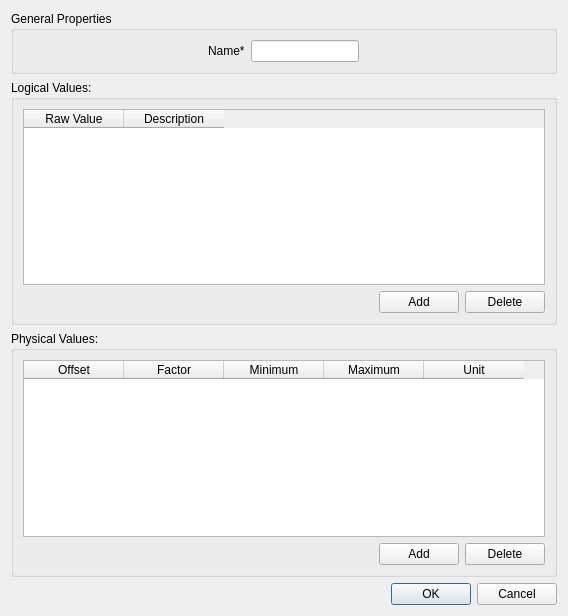
<?xml version="1.0" encoding="UTF-8"?>
<ui version="4.0">
 <class>CodingDlg</class>
 <widget class="QDialog" name="CodingDlg">
  <property name="geometry">
   <rect>
    <x>0</x>
    <y>0</y>
    <width>568</width>
    <height>616</height>
   </rect>
  </property>
  <property name="windowTitle">
   <string>Dialog</string>
  </property>
  <property name="windowIcon">
   <iconset resource="LDFEditor.qrc">
    <normaloff>:/LDFEditorIcons/Resources/icons/32x32/Coding.png</normaloff>:/LDFEditorIcons/Resources/icons/32x32/Coding.png</iconset>
  </property>
  <layout class="QHBoxLayout" name="horizontalLayout_7">
   <item>
    <layout class="QVBoxLayout" name="verticalLayout_3">
     <item>
      <widget class="QGroupBox" name="groupBox">
       <property name="title">
        <string>General Properties</string>
       </property>
       <layout class="QHBoxLayout" name="horizontalLayout_2">
        <item>
         <layout class="QHBoxLayout" name="horizontalLayout">
          <item>
           <widget class="QLabel" name="label">
            <property name="sizePolicy">
             <sizepolicy hsizetype="Fixed" vsizetype="Fixed">
              <horstretch>0</horstretch>
              <verstretch>0</verstretch>
             </sizepolicy>
            </property>
            <property name="text">
             <string>Name*</string>
            </property>
           </widget>
          </item>
          <item>
           <widget class="QLineEdit" name="editName">
            <property name="sizePolicy">
             <sizepolicy hsizetype="Fixed" vsizetype="Fixed">
              <horstretch>0</horstretch>
              <verstretch>0</verstretch>
             </sizepolicy>
            </property>
            <property name="minimumSize">
             <size>
              <width>0</width>
              <height>0</height>
             </size>
            </property>
           </widget>
          </item>
         </layout>
        </item>
       </layout>
      </widget>
     </item>
     <item>
      <widget class="QGroupBox" name="groupBox_2">
       <property name="title">
        <string>Logical Values:</string>
       </property>
       <layout class="QHBoxLayout" name="horizontalLayout_4">
        <item>
         <layout class="QVBoxLayout" name="verticalLayout">
          <item>
           <widget class="LDFCommonTableWidget" name="tableLogicalValues">
            <column>
             <property name="text">
              <string>Raw Value</string>
             </property>
            </column>
            <column>
             <property name="text">
              <string>Description</string>
             </property>
            </column>
           </widget>
          </item>
          <item>
           <layout class="QHBoxLayout" name="horizontalLayout_3">
            <item>
             <spacer name="horizontalSpacer">
              <property name="orientation">
               <enum>Qt::Horizontal</enum>
              </property>
              <property name="sizeHint" stdset="0">
               <size>
                <width>40</width>
                <height>20</height>
               </size>
              </property>
             </spacer>
            </item>
            <item>
             <widget class="QPushButton" name="buttonAddLogical">
              <property name="text">
               <string>Add</string>
              </property>
             </widget>
            </item>
            <item>
             <widget class="QPushButton" name="buttonDeleteLogical">
              <property name="text">
               <string>Delete</string>
              </property>
             </widget>
            </item>
           </layout>
          </item>
         </layout>
        </item>
       </layout>
       <zorder></zorder>
      </widget>
     </item>
     <item>
      <widget class="QGroupBox" name="groupBox_3">
       <property name="title">
        <string>Physical Values:</string>
       </property>
       <layout class="QHBoxLayout" name="horizontalLayout_6">
        <item>
         <layout class="QVBoxLayout" name="verticalLayout_2">
          <item>
           <widget class="LDFCommonTableWidget" name="tablePhysicalValues">
            <column>
             <property name="text">
              <string>Offset</string>
             </property>
            </column>
            <column>
             <property name="text">
              <string>Factor</string>
             </property>
            </column>
            <column>
             <property name="text">
              <string>Minimum</string>
             </property>
            </column>
            <column>
             <property name="text">
              <string>Maximum</string>
             </property>
            </column>
            <column>
             <property name="text">
              <string>Unit</string>
             </property>
            </column>
           </widget>
          </item>
          <item>
           <layout class="QHBoxLayout" name="horizontalLayout_5">
            <item>
             <spacer name="horizontalSpacer_2">
              <property name="orientation">
               <enum>Qt::Horizontal</enum>
              </property>
              <property name="sizeHint" stdset="0">
               <size>
                <width>40</width>
                <height>20</height>
               </size>
              </property>
             </spacer>
            </item>
            <item>
             <widget class="QPushButton" name="buttonAddPhysical">
              <property name="text">
               <string>Add</string>
              </property>
             </widget>
            </item>
            <item>
             <widget class="QPushButton" name="buttonDeletePhysical">
              <property name="text">
               <string>Delete</string>
              </property>
             </widget>
            </item>
           </layout>
          </item>
         </layout>
        </item>
       </layout>
      </widget>
     </item>
     <item>
      <widget class="QDialogButtonBox" name="buttonOption">
       <property name="standardButtons">
        <set>QDialogButtonBox::Cancel|QDialogButtonBox::Ok</set>
       </property>
      </widget>
     </item>
    </layout>
   </item>
  </layout>
 </widget>
 <customwidgets>
  <customwidget>
   <class>LDFCommonTableWidget</class>
   <extends>QTableWidget</extends>
   <header>LDFCommonTableWidget.h</header>
  </customwidget>
 </customwidgets>
 <resources>
  <include location="LDFEditor.qrc"/>
 </resources>
 <connections/>
</ui>
